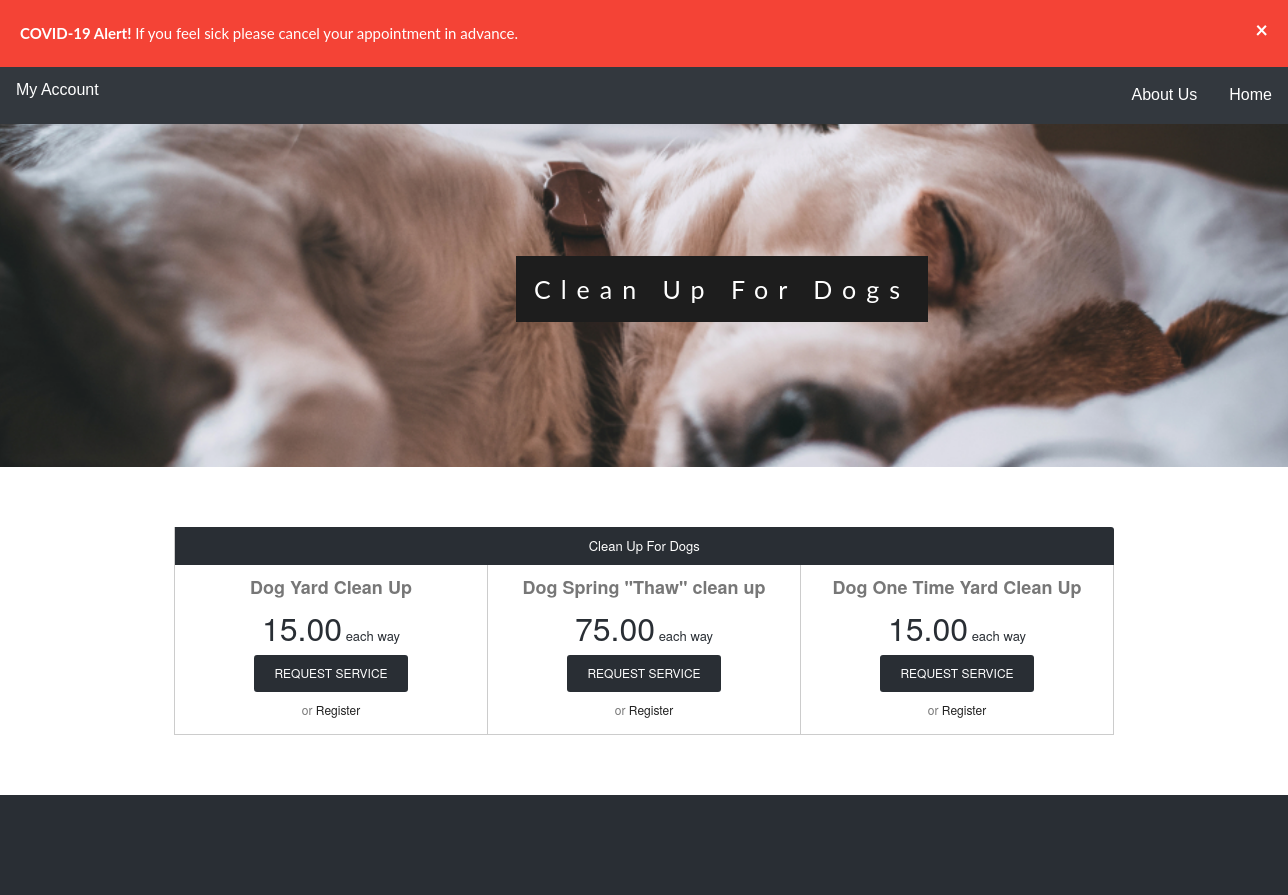
Screenshot of /Website/website-master/dogcleanup.php with the database file from the repository.
### tables this page shows
CREATE TABLE `services` (
  `serviceID` int(10) unsigned NOT NULL AUTO_INCREMENT,
  `categoryID` int(10) unsigned NOT NULL,
  `servicename` varchar(255) NOT NULL,
  `description` varchar(535) NOT NULL,
  `dateadded` date NOT NULL,
  `price` decimal(10,2) NOT NULL,
  PRIMARY KEY (`serviceID`),
  KEY `categoryID` (`categoryID`),
  CONSTRAINT `services_ibfk_1` FOREIGN KEY (`categoryID`) REFERENCES `categories` (`categoryID`)
);

### Website/website-master/src/Database.php (called while the page is built, shortened)
<?php
class Database implements DatabaseInterface {
  private $pdo;
  public static function create(PDO $pdo) {
    return new static($pdo);
  }
  public function __construct(PDO $pdo) {
    $this->pdo = $pdo;
  }
  public function getPricesByCategoryID($values){
    $categoryID = !empty($values['categoryID']) ? $values['categoryID'] : NULL;
    $selectStatement = "SELECT servicename,description,price
                        FROM services WHERE categoryID = :categoryID" . PHP_EOL;
    $statement = $this->pdo->prepare($selectStatement);
    $parameters = [':categoryID' => $categoryID];
    $statement->execute($parameters);
    $priceInfo[] = $statement->fetchAll(PDO::FETCH_CLASS,'\stdClass');
    $priceInfo = reset($priceInfo);
    return $priceInfo;
  }
}

### Website/website-master/common.php (called while the page is built, shortened)
<?php
$dsn = "mysql:host=" . DB_HOST . ";dbname=" . DB_NAME . ";charset=utf8mb4;";
$driver_options = [
  PDO::ATTR_ERRMODE => PDO::ERRMODE_EXCEPTION,
];
$pdo = new PDO($dsn, DB_USER, DB_PASS, $driver_options);
$database = Database::create($pdo);
?>

### Website/website-master/dogcleanup.php (the view, shortened to what this page needs)
<?php
require_once('common.php');
	$values = ['categoryID' => 1];
	$serviceInfoArray = $database->getPricesByCategoryID($values);
?>
<!DOCTYPE HTML>
<HTML lang="en">
<head>
	<link rel="stylesheet" type="text/css" href="css/bestPet.css">
  <link rel="stylesheet" type="text/css" href="css/compare.css">
</head>
<body>
<div class="alert">
  <span class="closebtn" onclick="this.parentElement.style.display='none';">&times;</span>
  <strong>COVID-19 Alert!</strong> If you feel sick please cancel your appointment in advance.
</div>
    <div class="bgimg-1">
        <div class="caption">
            <span class="border">Clean Up For Dogs</span>
        </div>
			<?php require_once("menu.php") ?>
	</div>
	<div style="color: #777;background-color:white;text-align:center;padding:50px 80px;text-align: justify;">
		<div class="comparison">
		<table>
				<thead>
					<tr>
						<th colspan="<?php echo count($serviceInfoArray); ?>" class="qbo">
						Clean Up For Dogs
						</th>
					</tr>
					<tr>
						<?php foreach ($serviceInfoArray as $value) : ?>
							<th class="compare-heading">
								<?php echo $value->servicename; ?>
							</th>
						<?php endforeach; ?>
					</tr>
					<tr>
						<?php foreach ($serviceInfoArray as $value) : ?>
							<?php if ($value->price != 0.00) : ?>
							<th class="price-info">
								<div class="price-now"><span><?php echo $value->price; ?><span class="price-small"></span></span> each way</div>
								<div><a href="serviceform.php" class="price-buy">Request Service <span class="hide-mobile"></span></a></div>
								<div class="price-try"><span class="hide-mobile">or </span><a href="register.php">Register <span class="hide-mobile"></span></a></div>
							</th>
							<?php endif;?>
						<?php endforeach; ?>
					</tr>
				</thead>
			</table>
	</div>
	</div>
	<div style="position:relative">
		<div style="color:#ddd;background-color:#292E34;text-align:center;padding:50px 80px;">
		</div>
	</div>
</body>
</HTML>

### Website/website-master/css/bestPet.css (style rules this page uses)
body, html { height: 100%; margin: 0; color: #777; font: 400 15px/1.8 "lato", sans-serif; }
.bgimg-1, .bgimg-2, .bgimg-3, .bgimg-4, .bgimg-5, .bgimg-6 { position: relative; opacity: 0.95; background-attachment: fixed; background-position: center; background-repeat: no-repeat; background-size: cover; }
.bgimg-1 { background-image: url(../images/dog.jpg); min-height: 50%; }
.caption { position: absolute; left: 0; top: 50%; width: 100%; text-align: center; color: #000; margin-left: 78px; }
.caption span.border { background-color: #111; color: #fff; padding: 18px; font-size: 25px; letter-spacing: 10px; }
.alert { padding: 20px; background-color: #f44336; color: white; }
.closebtn { margin-left: 15px; color: white; font-weight: bold; float: right; font-size: 22px; line-height: 20px; cursor: pointer; transition: 0.3s; }
a { text-decoration: none; }

### Website/website-master/css/compare.css (style rules this page uses)
.comparison { max-width:940px; margin:0 auto; font:13px/1.4 "Helvetica Neue",Helvetica,Arial,sans-serif; text-align:center; padding:10px; }
.comparison table { width:100%; border-collapse: collapse; border-spacing: 0; table-layout: fixed; border-bottom:1px solid #CCC; border-left:1px solid #CCC; }
.comparison td, .comparison th { border-right:1px solid #CCC; empty-cells: show; padding:10px; }
.compare-heading { font-size:18px; font-weight:bold !important; border-bottom:0 !important; padding-top:10px !important; }
.comparison th { font-weight:normal; padding:0; border-bottom:1px solid #CCC; }
.comparison .qbse, .comparison .qbo, .comparison .tl { color:#FFF; padding:10px; font-size:13px; border-right:1px solid #CCC; border-bottom:0; }
.comparison .qbo { background:#292E34; border-top-right-radius: 3px; border-right:0px; }
.comparison .price-info { padding:5px 15px 15px 15px; }
.comparison .price-now, .comparison .price-now span { color:#292E34; }
.comparison .price-now span { font-size:32px; }
.comparison .price-buy { background:#292E34; padding:10px 20px; font-size:12px; display:inline-block; color:#FFF; text-decoration:none; border-radius:3px; text-transform:uppercase; margin:5px 0 10px 0; }
.comparison .price-try { font-size:12px; }
.comparison .price-try a { color:#202020; }

### rows the page displays
services: servicename "Dog Yard Clean Up", price "15.00"
services: servicename "Dog Spring \"Thaw\" clean up", price "75.00"
services: servicename "Dog One Time Yard Clean Up", price "15.00"
